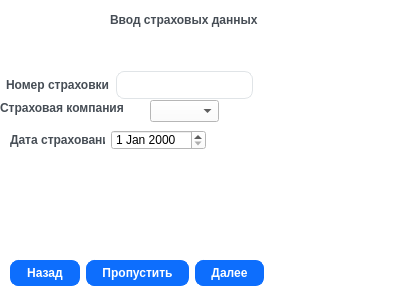
<?xml version="1.0" encoding="UTF-8"?>
<ui version="4.0">
 <class>Dialog</class>
 <widget class="QDialog" name="Dialog">
  <property name="geometry">
   <rect>
    <x>0</x>
    <y>0</y>
    <width>400</width>
    <height>300</height>
   </rect>
  </property>
  <property name="windowTitle">
   <string>Dialog</string>
  </property>
  <property name="styleSheet">
   <string notr="true">QWidget {
  background-color: #fff;
}
QLabel {
  color: #464d55;
  font-weight: 600;
}
QLabel#heading {
  color: #0f1925;
  font-size: 18px;
  margin-bottom: 10px;
}
QLabel#subheading {
  color: #0f1925;
  font-size: 12px;
  font-weight: normal;
  margin-bottom: 10px;
}
QLineEdit {
  border-radius: 8px;
  border: 1px solid #e0e4e7;
  padding: 5px 15px;
}
QLineEdit:focus {
  border: 1px solid #d0e3ff;
}
QLineEdit::placeholder {
  color: #767e89;
}
QPushButton {
  background-color: #0d6efd;
  color: #fff;
  font-weight: 600;
  border-radius: 8px;
  border: 1px solid #0d6efd;
  padding: 5px 15px;
  margin-top: 10px;
  outline: 0px;
}
QPushButton:hover,
QPushButton:focus {
  background-color: #0b5ed7;
  border: 3px solid #9ac3fe;
}
QWidget {
  background-color: #fff;
}
QLabel {
  color: #464d55;
  font-weight: 600;
}
QLabel#heading {
  color: #0f1925;
  font-size: 18px;
  margin-bottom: 10px;
}

QLabel#subheading {
  color: #0f1925;
  font-size: 12px;
  font-weight: normal;
  margin-bottom: 10px;
}
QLineEdit {
  border-radius: 8px;
  border: 1px solid #e0e4e7;
  padding: 5px 15px;
}

QLineEdit:focus {
  border: 1px solid #d0e3ff;
}

QLineEdit::placeholder {
  color: #767e89;
}
QPushButton {
  background-color: #0d6efd;
  color: #fff;
  font-weight: 600;
  border-radius: 8px;
  border: 1px solid #0d6efd;
  padding: 5px 15px;
  margin-top: 10px;
  outline: 0px;
}
QPushButton:hover,
QPushButton:focus {
  background-color: #0b5ed7;
  border: 3px solid #9ac3fe;
}</string>
  </property>
  <widget class="QLabel" name="label">
   <property name="geometry">
    <rect>
     <x>110</x>
     <y>10</y>
     <width>191</width>
     <height>20</height>
    </rect>
   </property>
   <property name="text">
    <string>Ввод страховых данных</string>
   </property>
  </widget>
  <widget class="QLabel" name="label_2">
   <property name="geometry">
    <rect>
     <x>0</x>
     <y>100</y>
     <width>131</width>
     <height>16</height>
    </rect>
   </property>
   <property name="text">
    <string>Страховая компания</string>
   </property>
  </widget>
  <widget class="QComboBox" name="comboBox">
   <property name="geometry">
    <rect>
     <x>150</x>
     <y>100</y>
     <width>69</width>
     <height>22</height>
    </rect>
   </property>
  </widget>
  <widget class="QWidget" name="">
   <property name="geometry">
    <rect>
     <x>6</x>
     <y>70</y>
     <width>247</width>
     <height>30</height>
    </rect>
   </property>
   <layout class="QHBoxLayout" name="horizontalLayout">
    <item>
     <widget class="QLabel" name="label_3">
      <property name="text">
       <string>Номер страховки</string>
      </property>
     </widget>
    </item>
    <item>
     <widget class="QLineEdit" name="lineEdit"/>
    </item>
   </layout>
  </widget>
  <widget class="QWidget" name="">
   <property name="geometry">
    <rect>
     <x>10</x>
     <y>130</y>
     <width>196</width>
     <height>20</height>
    </rect>
   </property>
   <layout class="QHBoxLayout" name="horizontalLayout_2">
    <item>
     <widget class="QLabel" name="label_4">
      <property name="text">
       <string>Дата страхования</string>
      </property>
     </widget>
    </item>
    <item>
     <widget class="QDateEdit" name="dateEdit"/>
    </item>
   </layout>
  </widget>
  <widget class="QWidget" name="">
   <property name="geometry">
    <rect>
     <x>10</x>
     <y>250</y>
     <width>254</width>
     <height>37</height>
    </rect>
   </property>
   <layout class="QHBoxLayout" name="horizontalLayout_3">
    <item>
     <widget class="QPushButton" name="pushButton_3">
      <property name="text">
       <string>Назад</string>
      </property>
     </widget>
    </item>
    <item>
     <widget class="QPushButton" name="pushButton_2">
      <property name="text">
       <string>Пропустить</string>
      </property>
     </widget>
    </item>
    <item>
     <widget class="QPushButton" name="pushButton">
      <property name="text">
       <string>Далее</string>
      </property>
     </widget>
    </item>
   </layout>
  </widget>
 </widget>
 <resources/>
 <connections/>
</ui>
